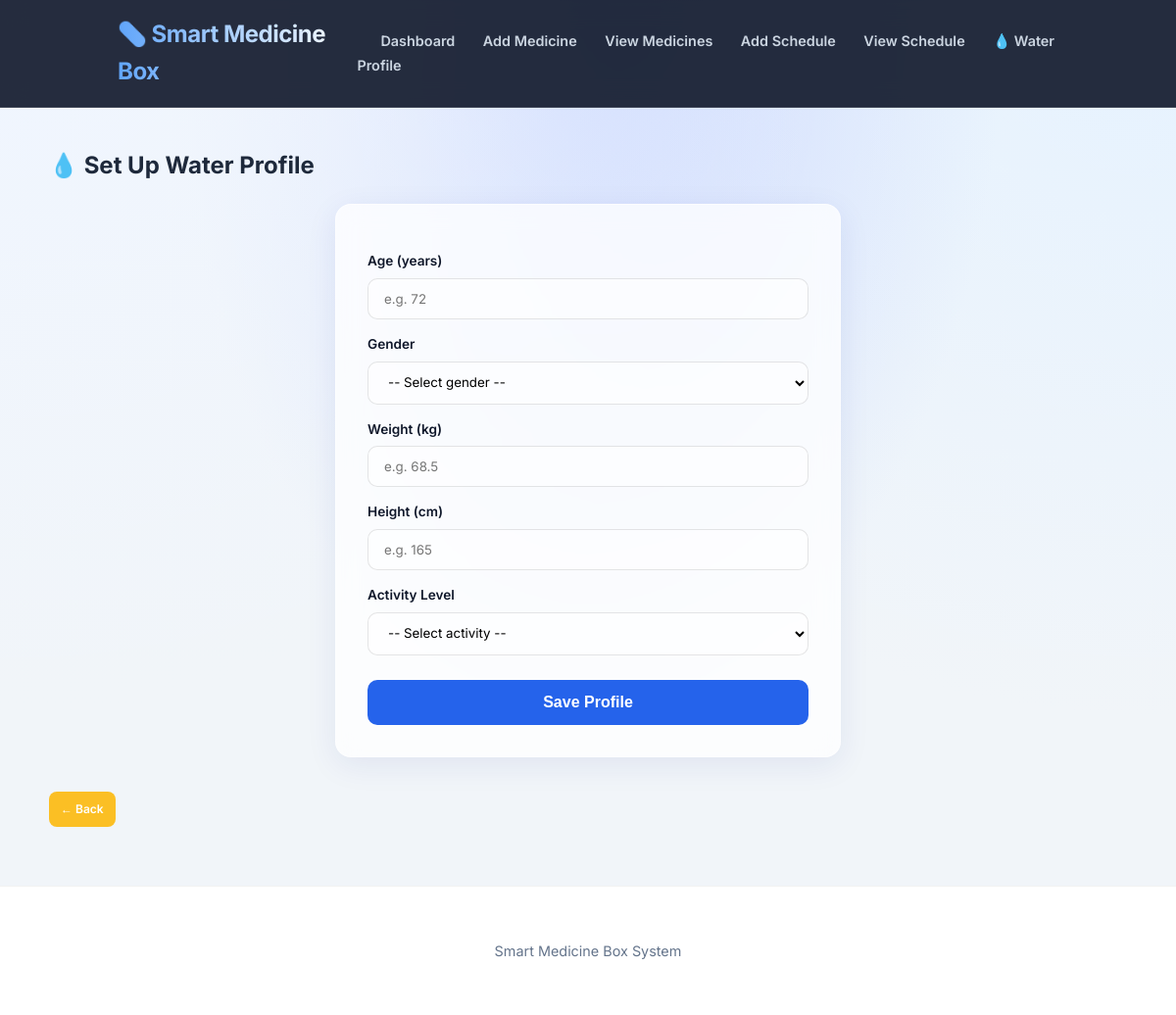
Page /edit_water_profile on the earlier database version.
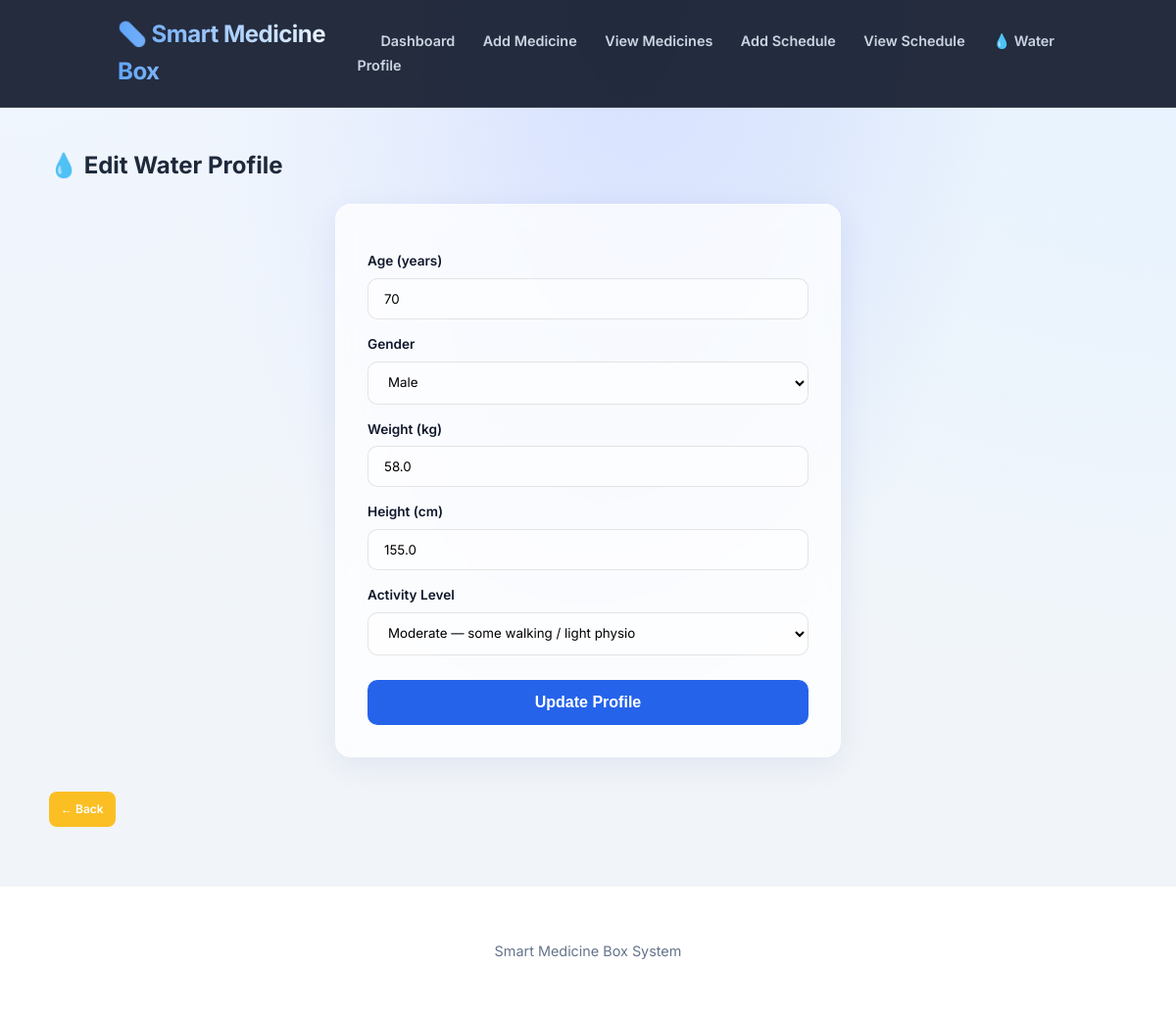
Same page on the later database version.
### tables this page shows
CREATE TABLE water_profile (
        user_id        INTEGER PRIMARY KEY,
        age            INTEGER NOT NULL,
        gender         TEXT NOT NULL,
        weight_kg      REAL NOT NULL,
        height_cm      REAL NOT NULL,
        activity_level TEXT NOT NULL
    );

### medicine/app.py (the view)
@app.route("/edit_water_profile")
def edit_water_profile():
    profile = database.get_water_profile()
    return render_template("edit_water_profile.html", profile=profile)

### medicine/database.py (called while the page is built)
def connect():
    return sqlite3.connect(DB_NAME)

def get_water_profile():
    conn = connect()
    cursor = conn.cursor()
    cursor.execute("SELECT * FROM water_profile WHERE user_id=1")
    data = cursor.fetchone()
    conn.close()
    return data

### medicine/templates/edit_water_profile.html (shortened to what this page needs)
{% extends "base.html" %}
{% block content %}
<h2>💧 {% if profile %}Edit{% else %}Set Up{% endif %} Water Profile</h2>
<div class="form-box">
    <form action="/save_water_profile" method="POST">
        <label for="age">Age (years)</label>
        <input type="number" id="age" name="age" min="0" max="120"
               placeholder="e.g. 72"
               value="{{ profile[1] if profile else '' }}" required>
        <label for="gender">Gender</label>
        <select id="gender" name="gender" required>
            <option value="" disabled {% if not profile %}selected{% endif %}>-- Select gender --</option>
            <option value="male"   {% if profile and profile[2] == 'male'   %}selected{% endif %}>Male</option>
        </select>
        <label for="weight_kg">Weight (kg)</label>
        <input type="number" id="weight_kg" name="weight_kg" min="1" max="300"
               step="0.1" placeholder="e.g. 68.5"
               value="{{ profile[3] if profile else '' }}" required>
        <label for="height_cm">Height (cm)</label>
        <input type="number" id="height_cm" name="height_cm" min="30" max="250"
               step="0.1" placeholder="e.g. 165"
               value="{{ profile[4] if profile else '' }}" required>
        <label for="activity_level">Activity Level</label>
        <select id="activity_level" name="activity_level" required>
            <option value="" disabled {% if not profile %}selected{% endif %}>-- Select activity --</option>
            <option value="moderate" {% if profile and profile[5] == 'moderate' %}selected{% endif %}>Moderate — some walking / light physio</option>
        </select>
        <button type="submit">{% if profile %}Update Profile{% else %}Save Profile{% endif %}</button>
    </form>
</div>
<br>
<a href="/water_profile" class="edit-btn" style="display:inline-block;margin-top:10px;">← Back</a>
{% endblock %}

Differences in the rows shown:
added water_profile: age "70", gender "Male", weight_kg "58.0", height_cm "155.0", activity_level "Moderate — some walking / light physio"
Other differences:
form field gender: "-- Select gender --" → (not shown)
form field activity_level: "-- Select activity --" → (not shown)
text no longer shown: "Set Up Save Profile"
text now shown: "Edit Update Profile"
